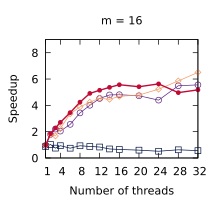

Reproduce this figure in gnuplot.
set title "m = 16"
set terminal pdf size 2.2,2.0
set output "./results/LUD_n___512,_m___16.pdf"
set key off
set xrange [1:32]
set xtics (1, 4, 8, 12, 16, 20, 24, 28, 32)
set xlabel "Number of threads"
set yrange [0:9]
set ytics (0, 2, 4, 6, 8)
set ylabel "Speedup"
plot './results/LUD_n___512,_m___16.dat' using 1:2 title "Work stealing" pointsize 0.7 lw 1 pt 6 linecolor rgb "#5B2182" with linespoints, \
  './results/LUD_n___512,_m___16.dat' using 1:3 title "OpenMP (loops)" pointsize 0.7 lw 1 pt 4 linecolor rgb "#001240" with linespoints, \
  './results/LUD_n___512,_m___16.dat' using 1:4 title "OpenMP (tasks)" pointsize 0.7 lw 1 pt 12 linecolor rgb "#F3965E" with linespoints, \
  './results/LUD_n___512,_m___16.dat' using 1:5 title "Work assisting (our)" pointsize 0.4 lw 2 pt 7 linecolor rgb "#C00A35" with linespoints
